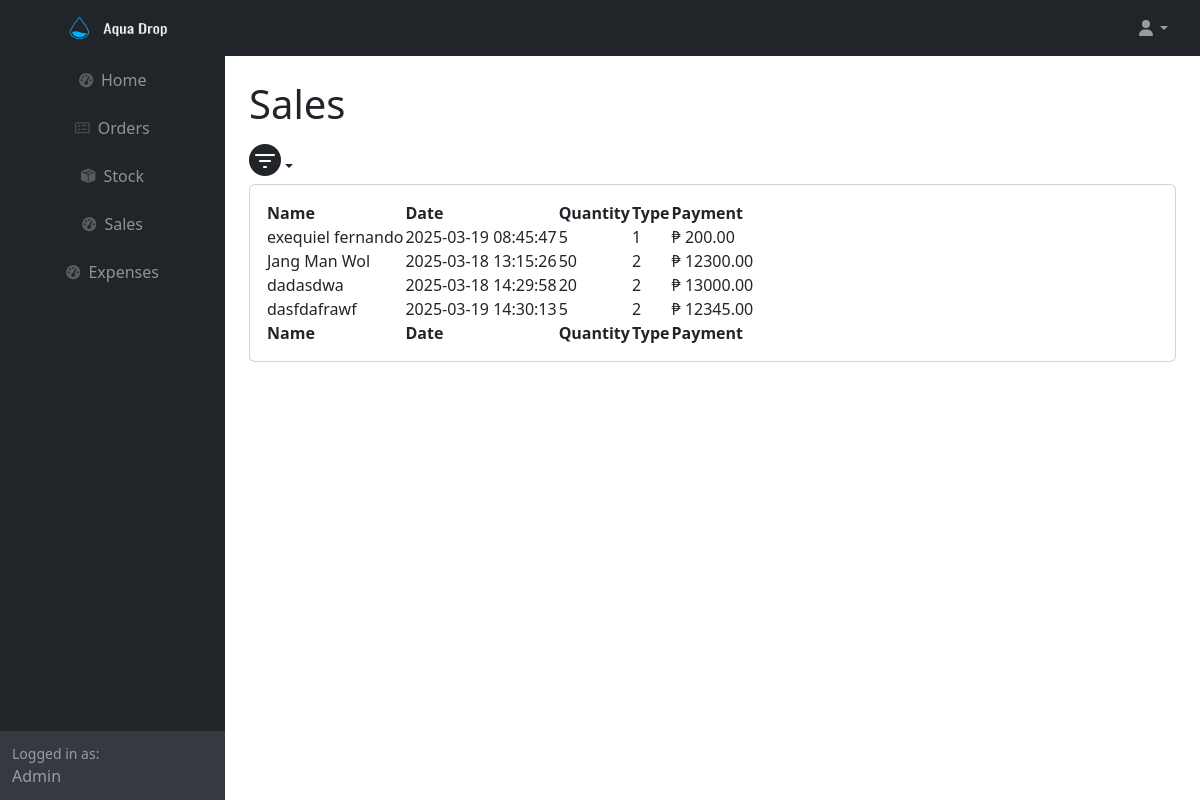
/month_sales.php (signed in), run on an earlier commit of the app's database.
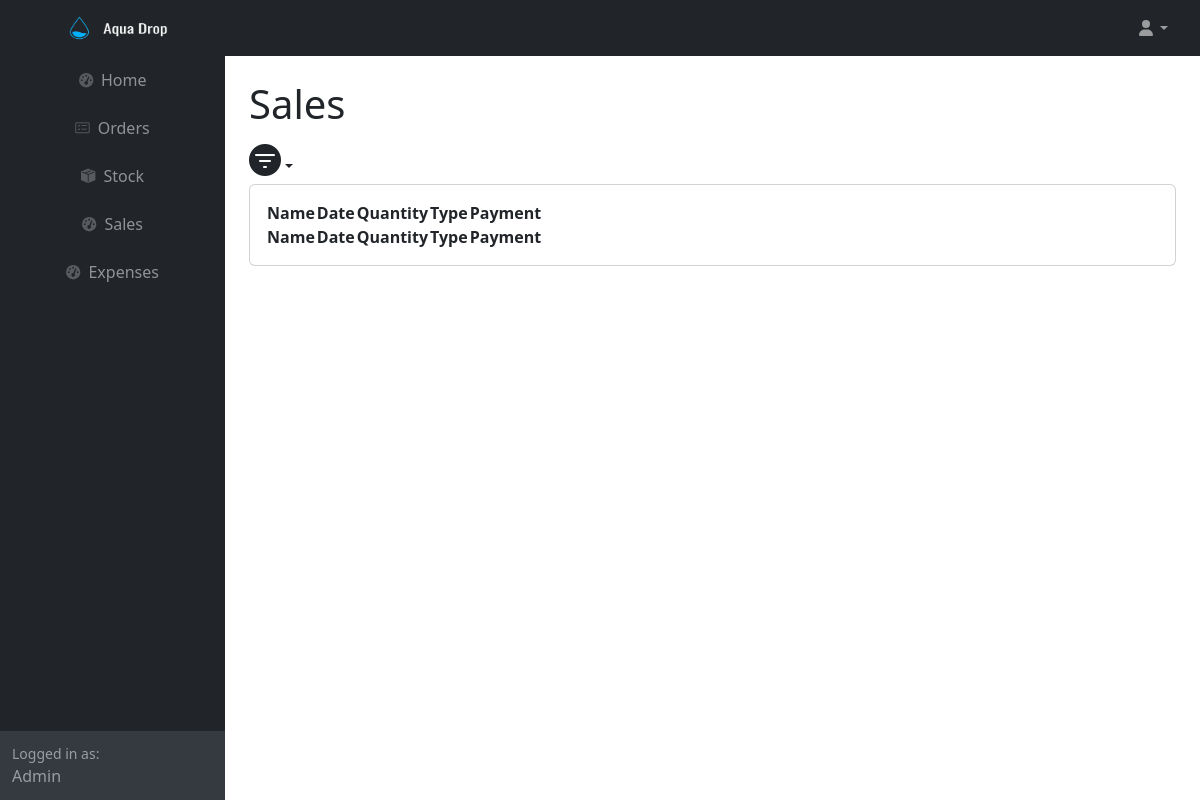
And on a later commit of the database.
### tables this page shows
CREATE TABLE IF NOT EXISTS `sales` (
  `sales_id` int(11) NOT NULL AUTO_INCREMENT,
  `name` varchar(255) NOT NULL,
  `date` timestamp NOT NULL DEFAULT current_timestamp() ON UPDATE current_timestamp(),
  `quantity` int(11) NOT NULL,
  `type_id` int(11) NOT NULL,
  `payment` decimal(10,2) NOT NULL,
  PRIMARY KEY (`sales_id`)
);

### month_sales.php (the view, shortened to what the changed rows need)
<?php
	require ('db.php');
	$sql = "SELECT * FROM sales";
    $stmt = $conn->prepare($sql);
    $stmt->execute();
    $data = $stmt->fetchAll(PDO::FETCH_ASSOC);
?>
<html lang="en">
    <head>
        <link rel="stylesheet" href="https://cdn.jsdelivr.net/npm/bootstrap-icons/font/bootstrap-icons.css">
        <link href="https://cdn.jsdelivr.net/npm/simple-datatables@7.1.2/dist/style.min.css" rel="stylesheet" />
        <link href="css/styles.css" rel="stylesheet" />
    </head>
    <body class="sb-nav-fixed">
        <div id="layoutSidenav">
            <div id="layoutSidenav_content">
                <main>
                    <div class="container-fluid px-4">
                        <h1 class="mt-4">Sales</h1>
                        <div class="card mb-4">
                            <div class="card-body">
                                <table id="datatablesSimple">
                                    <thead>
                                        <tr>
                                            <th>Name</th>
                                            <th>Date</th>
                                            <th>Quantity</th>
                                            <th>Type</th>
                                            <th>Payment</th>
                                        </tr>
                                    </thead>
                                    <tfoot>
                                        <tr>
                                            <th>Name</th>
                                            <th>Date</th>
                                            <th>Quantity</th>
                                            <th>Type</th>
                                            <th>Payment</th>
                                        </tr>
                                    </tfoot>
                                    <tbody>
                                        <?php foreach($data as $row): ?>
                                        <tr>
                                            <td><?php echo $row['name']?></td>
                                            <td><?php echo $row['date']?></td>
                                            <td><?php echo $row['quantity']?></td>
                                            <td><?php echo $row['type_id']?></td>
                                            <td>₱ <?php echo $row['payment']?></td>
                                        </tr>
                                        <?php endforeach;?>
                                    </tbody>
                                </table>
                            </div>
                        </div>
                    </div>
                </main>
            </div>
        </div>
    </body>
</html>

What changed in the data, as far as the page shows it:
removed sales: name "exequiel fernando", date "2025-03-19 08:45:47", quantity "5", type "1", payment "200.00"
removed sales: name "Jang Man Wol", date "2025-03-18 13:15:26", quantity "50", type "2", payment "12300.00"
removed sales: name "dadasdwa", date "2025-03-18 14:29:58", quantity "20", type "2", payment "13000.00"
removed sales: name "dasfdafrawf", date "2025-03-19 14:30:13", quantity "5", type "2", payment "12345.00"
